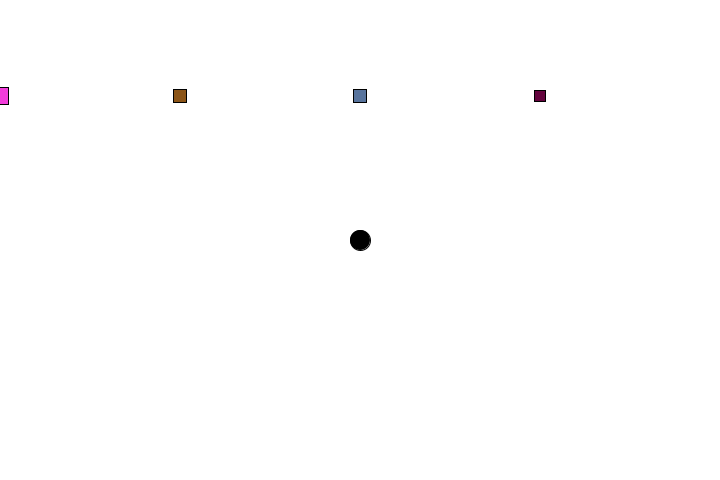
Frame 1 (no input)
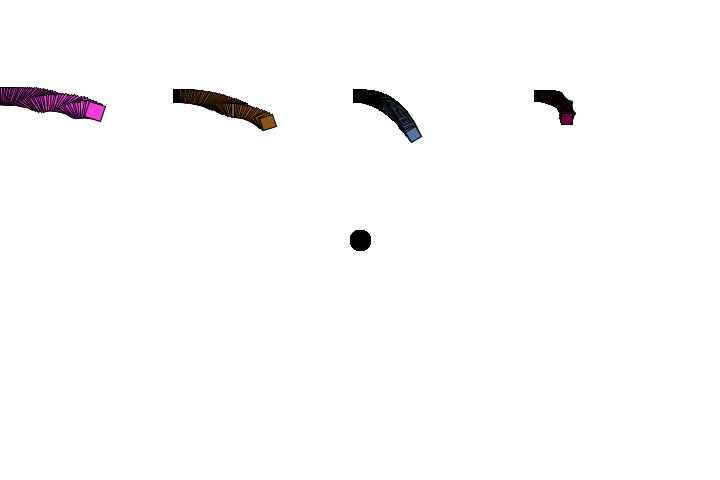
Frame 60 (the mouse pressed at the canvas centre just before this capture)
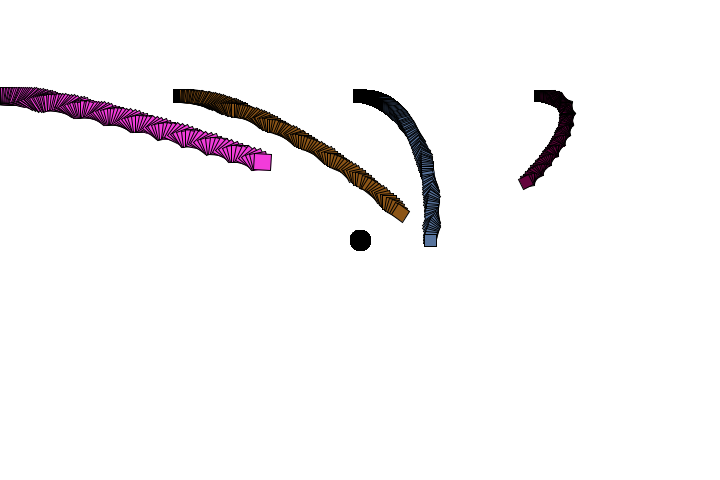
Frame 120 (the mouse held since frame 60 and released just before this capture)

The Processing sketch that drew these frames (run headless with seeded random() and noise(); from frame 60 on, the mouse is pressed at the canvas centre):

// Processing sketch: atraccion_gravitacional_angular
// ── atraccion_gravitacional_angular.pde
Circle b;

Square squares[];

void setup() {
  size(720, 480);
  background(255);
  b = new Circle(width/2, height/2, 10, 20, 0, 0);
  b.setColor(color(0));

  squares = new Square[4];
  for (int i = 0; i < squares.length; i++) {
    squares[i]  = new Square((width/4) * i, height*0.2, random(10, 20), random(1, 10), 1, 0);
    float r = random(255);
    float g = random(255);
    float b = random(255);
    squares[i].setColor(color(r, g, b));
  }
}

void draw() {
  //background(255);
  b.display();

  for (Square s : squares) {
    PVector attraction = b.attrack(s);

    s.display();
    s.applyForce(attraction);
    s.update();
  }
}

// ── Circle.pde
public class Circle {
  final float G = 1;

  private float mass;
  private float radius;
  private float diameter;

  private color c;

  PVector location;
  PVector velocity;
  PVector acceleration;

  public Circle(float x, float y, float r, float m, float vx, float vy) {
    this.radius = r;
    this.diameter = 2 * this.radius;
    this.mass = m;

    this.c = color(127);

    this.location = new PVector(x, y);
    this.velocity = new PVector(vx, vy);
    this.acceleration = new PVector(0, 0);
  }

  public void setColor(color c) {
    this.c = c;
  }

  //2da ley de Newton
  public void applyForce(PVector force) {
    PVector a = PVector.div(force, this.mass);
    this.acceleration.add(a);
  }

  public PVector attrack(Square other) {
    //Direccion de la fuerza.
    PVector force = PVector.sub(this.location, other.location);
    float d = force.mag();

    d = constrain(d, 5, 30);

    force.normalize();

    //Magnitud de la fuerza.
    float strength = (G*this.mass*other.mass)/(d*d);

    //Magnitud y direccion juntas.
    force.mult(strength);

    return force;
  }

  public void update() {

    this.velocity.add(this.acceleration);
    this.location.add(this.velocity);
    this.acceleration.mult(0);
  }

  public void display() {
    stroke(0);
    fill(this.c);
    ellipse(this.location.x, this.location.y, this.diameter, this.diameter);
  }
}

// ── Square.pde
public class Square {
  final float G = 1;

  private float mass;
  private float side;

  private color c;

  PVector location;
  PVector velocity;
  PVector acceleration;

  float angle = 0.0;
  float aVelocity = 0.0;
  float aAcceleration = 0.001;

  public Square(float x, float y, float s, float m, float vx, float vy) {
    this.side = s;
    this.mass = m;

    this.c = color(127);

    this.location = new PVector(x, y);
    this.velocity = new PVector(vx, vy);
    this.acceleration = new PVector(0, 0);
  }

  public void setColor(color c) {
    this.c = c;
  }

  //2da ley de Newton
  public void applyForce(PVector force) {
    PVector a = PVector.div(force, this.mass);
    this.acceleration.add(a);
  }

  public void update() {

    this.aAcceleration = this.acceleration.x/10.0;

    this.angle += this.aVelocity;
    this.aVelocity += this.aAcceleration;

    this.velocity.add(this.acceleration);
    this.location.add(this.velocity);
    this.acceleration.mult(0);
  }

  public void display() {
    stroke(0);
    fill(this.c);
    pushMatrix();
    rectMode(CENTER);
    translate(this.location.x, this.location.y);
    rotate(this.angle);
    rect(0, 0, this.side, this.side);
    popMatrix();
  }
}
